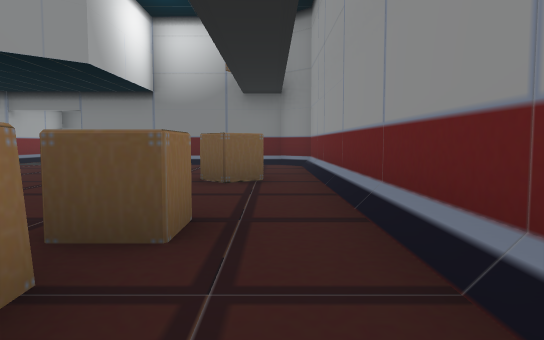
View 1 (above)

24 first-person views from a walk through a 3-D level made in the Godot game engine. The camera is 1.2 m above the floor, tilts 4° down and sees 70° across. The floor is counted in squares, 2 m on a side. Each view is taken from the middle of a square. On the plan, view 1 faces up. The plan holds only what a view shows up to about 11 squares ahead; the rest is blank. The place goes on beyond the plan. Flat picture figures and markers are left out. Characters and animated objects are left out.

View 2
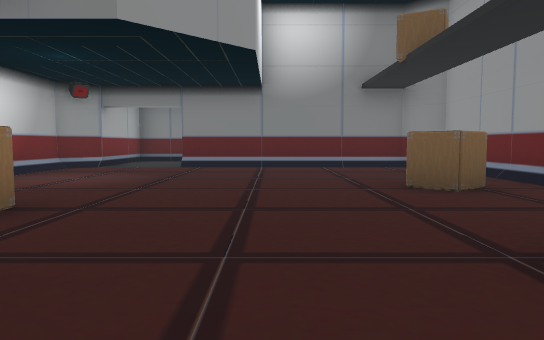

View 3
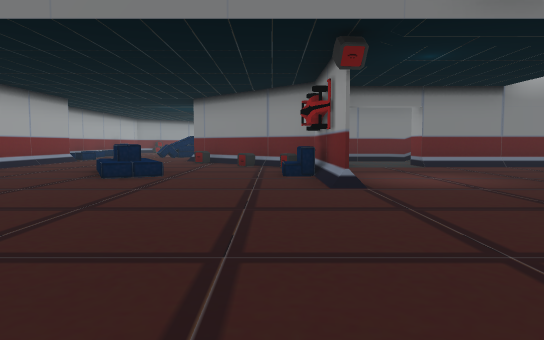

View 4
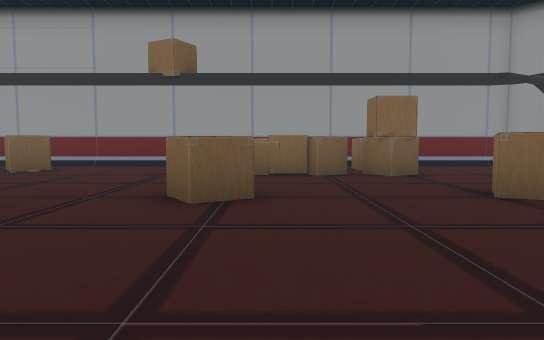

View 5
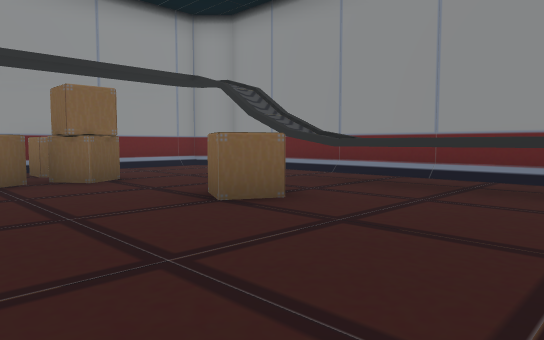

View 6
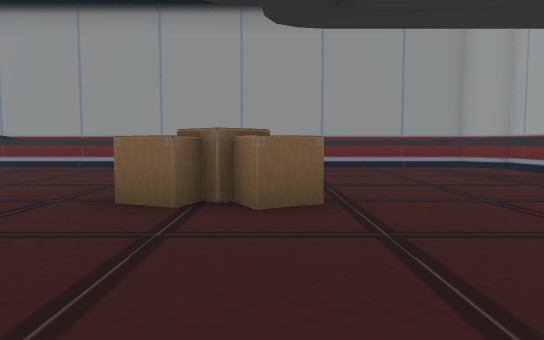

View 7
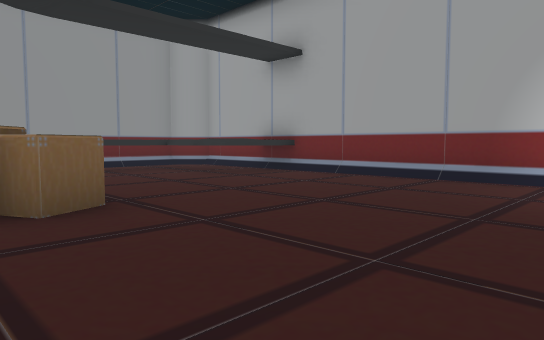

View 8
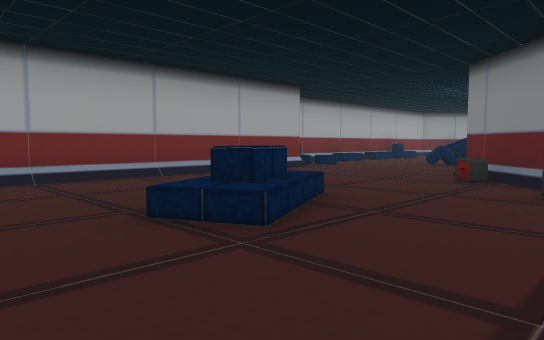

View 9
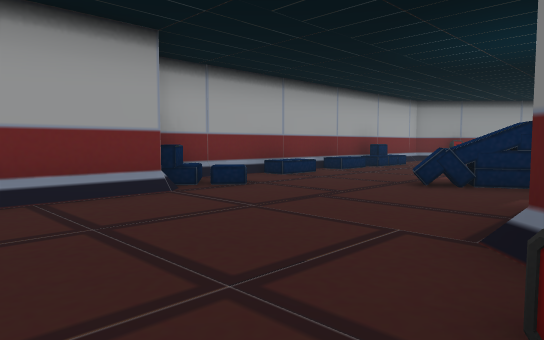

View 10
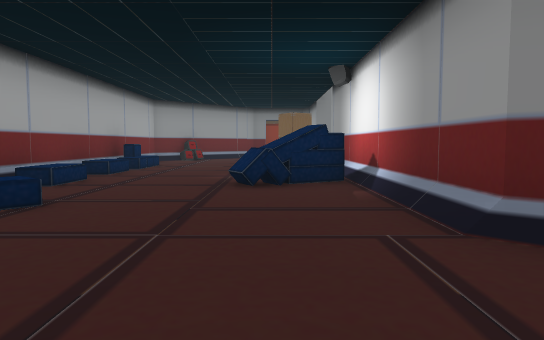

View 11
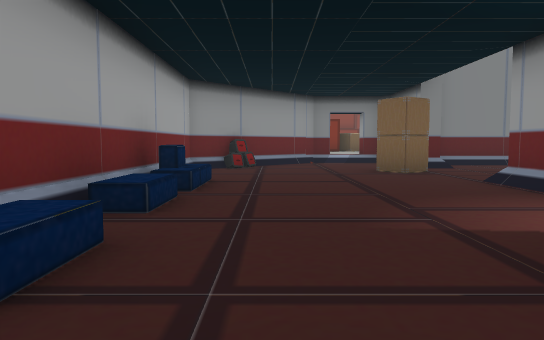

View 12
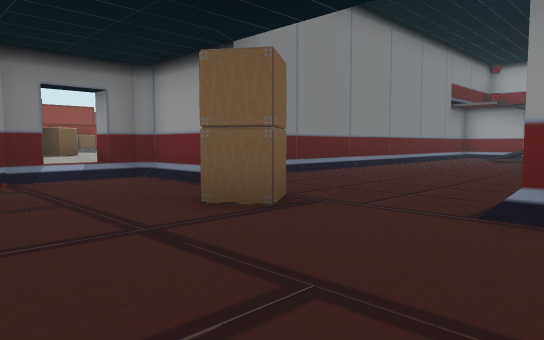

View 13
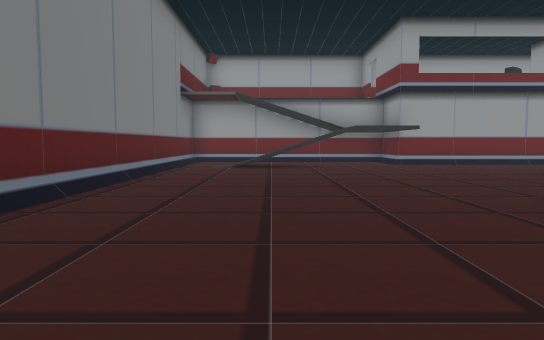

View 14
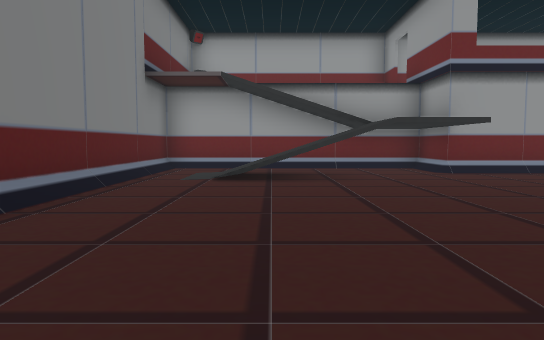

View 15
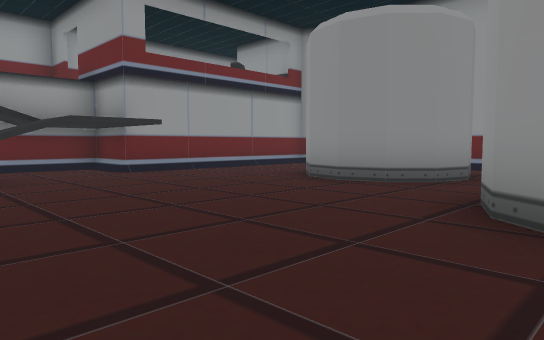

View 16
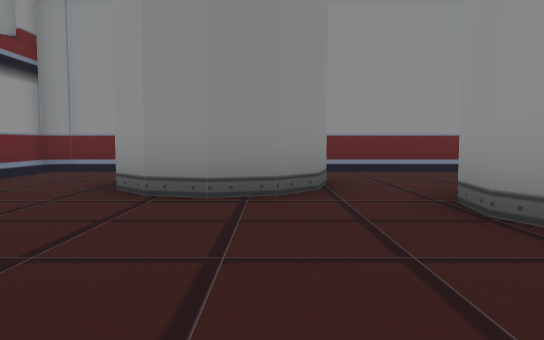

View 17
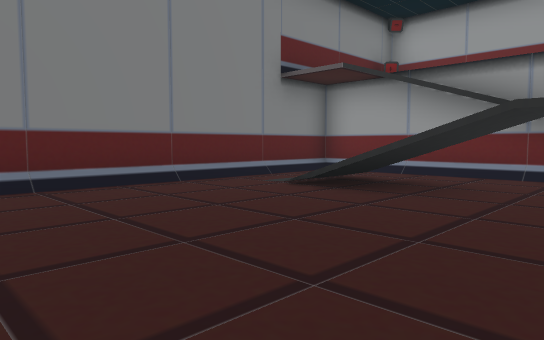

View 18
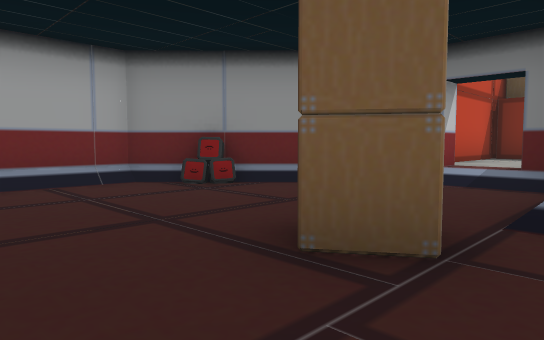

View 19
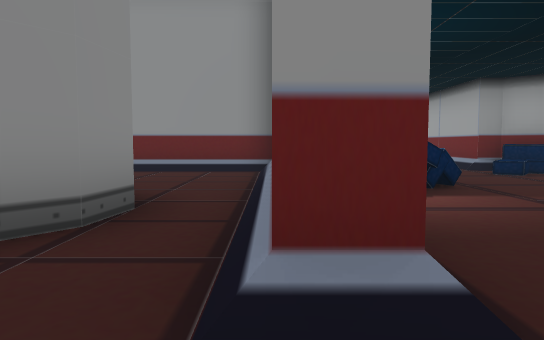

View 20
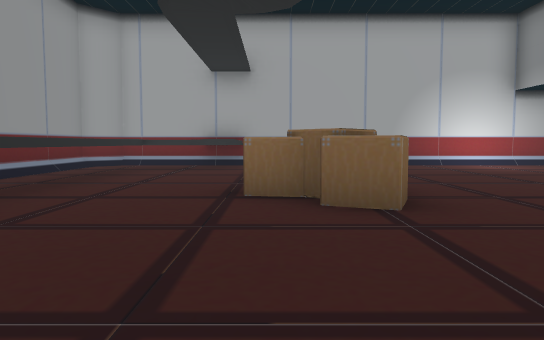

View 21
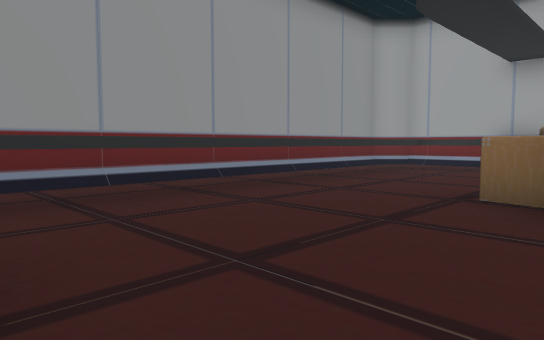

View 22
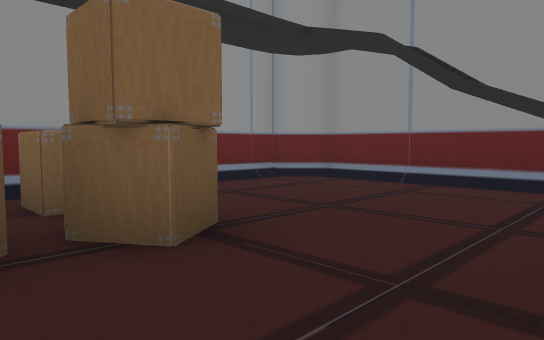

View 23
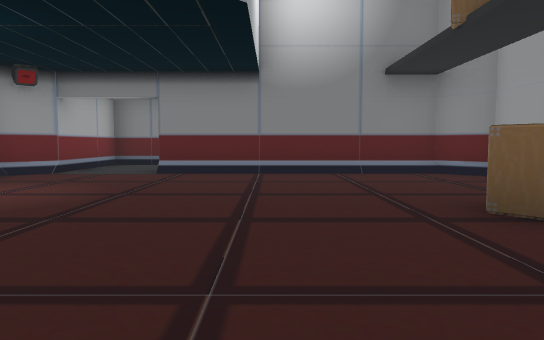

View 24
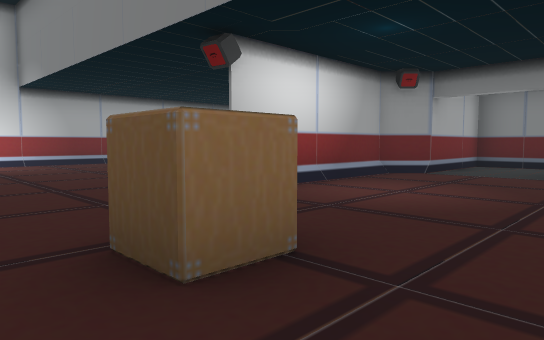

### Floor plan
Key: @ floor where view 1 was taken; # wall or solid block; x gap in a wall; . main floor; : floor 0.5 m higher than the main floor; + floor 4 m higher than the main floor; / step, stairs or slope; ^ raised ledge; v drop or lower ground; C crate; T TV; S sofa; N container; O other object.
Columns run from 17 left of view 1 to 5 right of it. Each row starts with its distance up from view 1.
 33    N
 32    N
 31    N#C:
 30    N:::
 29    #::
 28    #::
 27   ##:##
 26   #/..###############
 25  T/...#.........../
 24 vT.............////   #
 23 #....C.........////   #
 22 #..............//./   #
 21 #/.............///    #
 20 vS....#.##........    #
 19 #/....#.###......###
 18 v/...S#.###....../
 17 v:..SS#.....###../
 16 #...S.#.....#  ..O
 15 #.....#.....#  ..+
 14 #S....#..v###  ##
 13  #....####..
 12  #....T###...
 11  #.....T##..#######
 10  #......O#........#
  9  #...S...#........#
  8  #...S/..S........#
  7  #.......#........#
  6  #..............C.#
  5  #................#
  4  #.........C......#
  3  #..............C.#
  2  #..........C.....#
  1  #..............C.#
  0  #.....CC......CC@#
 -1  #.....C.......CCC#
 -2  #^^........CC....#
 -3  #.^..............#
 -4  #x^^^^^^^^^^^....#
 -5  #/x..............#
 -6  ##################

Positions as (right, up) in squares from view 1, and headings:
1: (0, 0), facing up
2: (-3, 1), facing up
3: (-9, 1), facing up
4: (-9, 1), facing right
5: (-8, 1), facing down-right
6: (-10, 4), facing down
7: (-9, 4), facing down-left
8: (-9, 6), facing up-left
9: (-11, 11), facing up-left
10: (-13, 11), facing up
11: (-15, 15), facing up
12: (-15, 20), facing up-right
13: (-11, 23), facing right
14: (-8, 23), facing right
15: (-8, 23), facing down-right
16: (-5, 22), facing down
17: (-6, 20), facing up-right
18: (-11, 21), facing up-left
19: (-11, 22), facing down
20: (-5, -1), facing left
21: (-5, 0), facing down-left
22: (-4, 0), facing down-right
23: (-3, 3), facing up
24: (-4, 3), facing up-left
